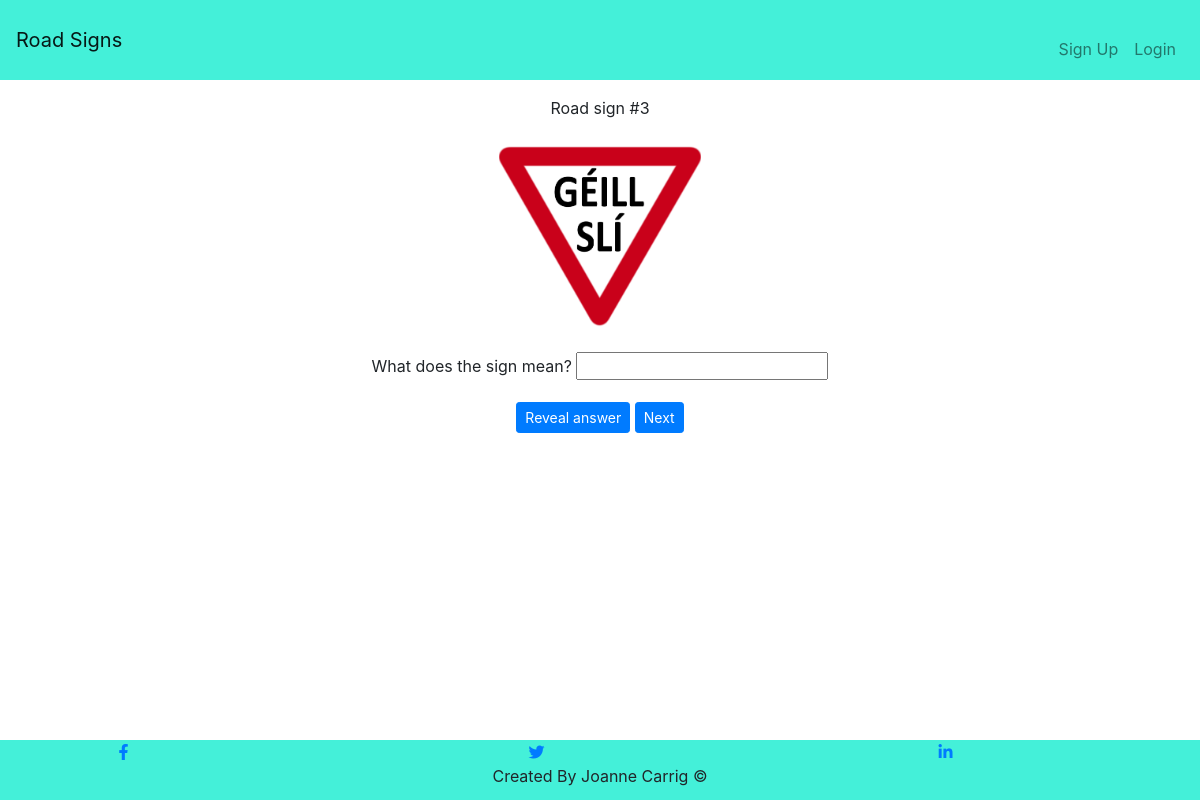
Screenshot of /ordered/2/ with the database file from the repository.
### guessapp/models.py (models this page shows, shortened)
class Roadsign(models.Model):
    sign_name = models.CharField(max_length=100)
    photo = models.CharField(null=True, blank=True, max_length=100)

### guessapp/views.py (the view)
# urls.py: path('ordered/<id>/', views.insequence, name='insequence'),
def insequence(request, id):
    id = int(id) + 1
    sign = Roadsign.objects.filter(pk=id)
    context = {
        "signs": sign,
    }
    return render(request, "signsOrdered.html", context)

### templates/signsOrdered.html (shortened to what this page needs)
{% extends "base.html" %}
{% load static %}
{% block content %}
<div class="container text-center">
    {% for sign in signs %}
    <p class="mt-3">Road sign #{{ sign.id }}</p>
    <div class="roadsign-image-container mt-3 mb-2">
        <img class="img-fluid roadsign-image" src="{% static sign.photo %}" alt="hero image">
    </div>
    <div class="mt-3 mb-2">
        <label>What does the sign mean?</label>
        <input id="sign-guess" type="text" name=sign-guess>
    </div>
    <div class="mt-3 mb-2">
        <button class="btn btn-sm btn-primary" id="reveal-button">Reveal answer</button>
        <a class="btn btn-sm btn-primary" id="next-sign" href="{% url 'insequence' sign.id %}">Next</a>
    </div>
    {% endfor %}
</div>
{% endblock %}

### static/css/base.css (style rules this page uses)
* { margin: 0; padding: 0; }
body { min-height: 100vh; }
.roadsign-image-container { height: 200px; }
.roadsign-image { object-fit: cover; height: 200px; }

### rows the page displays
Roadsign: id "3", photo (picture)
